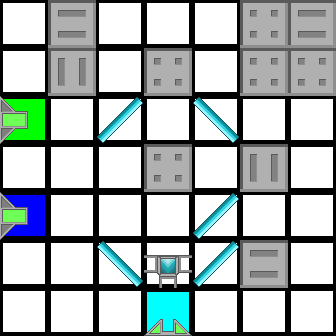

Below is a game level as drawn by its tile map, then a one-line description and the .tmx file that defines it, in full:
An orthogonal 7x7 tile map with 48x48 px tiles, 2 tile layers (Colors, Tiles).

<map version="1.0" orientation="orthogonal" renderorder="right-down" width="7" height="7" tilewidth="48" tileheight="48" nextobjectid="1">
 <properties>
  <property name="AvailableTiles" value="1, 2, 2, 2" />
 </properties>
 <tileset firstgid="1" source="tiles.tsx" />
 <layer name="Colors" width="7" height="7">
  <data encoding="csv">
47,47,47,47,47,47,47,
47,47,47,47,47,47,47,
42,47,47,47,47,47,47,
47,47,47,47,47,47,47,
43,47,47,47,47,47,47,
47,47,47,47,47,47,47,
47,47,47,46,47,47,47
</data>
 </layer>
 <layer name="Tiles" width="7" height="7">
  <data encoding="csv">
1,19,1,1,1,4,19,
1,18,1,17,1,17,4,
6,1,2,1,3,1,1,
1,1,1,17,1,18,1,
6,1,1,1,2,1,1,
1,1,3,15,2,19,1,
1,1,1,9,1,1,1
</data>
 </layer>
</map>
